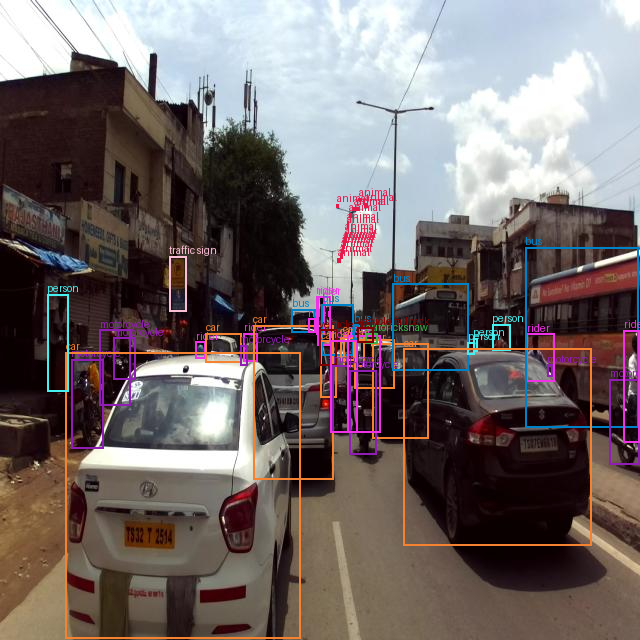
#> input picture reports/visual_audit/class_00_animal.png, 640 x 640 px
$ python -i viewer.py   (imports and definitions only)
#> lines starting #> are read from the running program, lines starting #| are printed output that depends on the picture; after the words box and inside, x2 and y2 are one past the last pixel; in counts of white or black regions, pixels touching at a corner belong together
#> further down, picture is the input picture: shape (640, 640, 3); mean B, G, R 104.7, 105.1, 115.2
"""LiveViewer — watch the pipeline work: boxes, distance, depth and subtitles.

Plugs into Pipeline(on_frame=viewer). Per frame it draws, on the video:
  * a box per tracked object: class, track id, confidence, distance bucket, zone,
    movement; boxes that are close AND inside the "in your path" band turn red;
  * faint guide lines for the left / ahead / right zones and the in-path band;
  * a depth inset (red = close, blue = far; press 'd' for a full overlay);
  * a HUD (fps, YOLO ms, tracks, depth source) and bottom subtitles of what is
    being SPOKEN (shown when the audio starts, via tts.on_play).
Keys: q / Esc quit, d depth overlay, p pause.  Optional --record writes an .mp4.

`render()` is pure (no window) so it is unit-testable; the window is only opened
by __call__ when show=True. Must run on the main thread (macOS Cocoa).
"""
from __future__ import annotations

import collections
import time
from typing import Optional

import cv2
import numpy as np

_LEVEL_COLOR = {"CRITICAL": (60, 60, 255), "HIGH": (0, 140, 255),
                "MEDIUM": (0, 200, 255), "LOW": (240, 240, 240)}
_GROUP_COLOR = {   # BGR
    "road": (255, 200, 0),          # person, vehicles, bicycle
    "furniture": (80, 200, 80),     # chair table couch bed bench
    "item": (0, 215, 255),          # everything small
}
_ROAD = {"person", "car", "motorcycle", "bus", "truck", "autorickshaw", "bicycle"}
_FURN = {"chair", "table", "couch", "bed", "bench"}
_LEVEL_SHORT = {"CRITICAL": "CRIT", "HIGH": "HIGH", "MEDIUM": "MED", "LOW": "LOW"}
_CLOSE = ("very_near", "near")
_HOLD_S = 1.5       # keep the last boxes this long if YOLO has not refreshed them


def _group(name: str) -> str:
    return "road" if name in _ROAD else "furniture" if name in _FURN else "item"


class LiveViewer:
    def __init__(self, spatial_cfg=None, safety_cfg=None, depth_label: str = "mock",
                 voice_label: str = "silent", show: bool = True,
                 record: Optional[str] = None, record_fps: float = 15.0,
                 title: str = "LensVoice", max_size: tuple[int, int] = (1280, 860)):
        self.spatial, self.safety = spatial_cfg, safety_cfg
        self.depth_label, self.voice_label = depth_label, voice_label
        self.show, self.record_path, self.record_fps = show, record, record_fps
        self.title, self.max_w, self.max_h = title, *max_size
        self.objs: list = []                       # [(DetectedObject, ObjectState|None)]
        self._objs_t = 0.0
        self.depth: Optional[np.ndarray] = None
        self.subs: collections.deque = collections.deque(maxlen=4)   # (t_start, level, text)
        self.show_depth = False
        self._writer = None
        self._win = False
        self._times: collections.deque = collections.deque(maxlen=30)
        self._info: dict = {}
        self.on_summary = None                      # () -> None, called on key 's' (scene summary)
        self.lag_fn = None                          # () -> last voice lag in ms (or None)

    # -- inputs -----------------------------------------------------------------
    # [21 lines left out: functions on_spoken, __call__, not called in this run]

    # -- drawing ------------------------------------------------------------------
    def render(self, image: np.ndarray, now: Optional[float] = None) -> np.ndarray:
        now = time.monotonic() if now is None else now
        out = image.copy()
        h, w = out.shape[:2]
#> h = 640; w = 640
        k = max(0.5, max(h, w) / 1100.0)                 # text/line scale from resolution
#> k = 0.582
        th = max(1, int(round(1.5 * k)))
#> th = 1

        if self.show_depth and self.depth is not None:
            out = cv2.addWeighted(out, 0.45, self._colormap(self.depth, (w, h)), 0.55, 0)

        self._guides(out, k)
        if now - self._objs_t <= _HOLD_S:
            for det, st in self.objs:
                self._box(out, det, st, k, th)
        if self.depth is not None and not self.show_depth:
            self._inset(out, k)
        self._hud(out, k)
        self._subtitles(out, now, k)

        scale = min(self.max_w / w, self.max_h / h, 1.0)
        if scale < 1.0:
            out = cv2.resize(out, (int(w * scale), int(h * scale)), interpolation=cv2.INTER_AREA)
        return out

    # [4 lines left out: function _colormap, not called in this run]

    def _text(self, img, txt, org, k, color=(255, 255, 255), bg=(0, 0, 0), alpha=0.6, scale=0.55):
        font, s, th = cv2.FONT_HERSHEY_SIMPLEX, scale * k, max(1, int(round(k)))
        (tw, tht), base = cv2.getTextSize(txt, font, s, th)
        x, y = org
        x, y = max(0, min(x, img.shape[1] - tw - 6)), max(tht + 6, y)
        ov = img.copy()
        cv2.rectangle(ov, (x - 3, y - tht - 4), (x + tw + 3, y + base + 2), bg, -1)
        cv2.addWeighted(ov, alpha, img, 1 - alpha, 0, img)
        cv2.putText(img, txt, (x, y), font, s, color, th, cv2.LINE_AA)
        return tht + base + 8

    def _guides(self, img, k):
#> called with k = 0.582
        h, w = img.shape[:2]
#> h = 640; w = 640
        lb = getattr(self.spatial, "left_boundary", 0.333)
        rb = getattr(self.spatial, "right_boundary", 0.666)
        band = getattr(self.safety, "center_band", 0.5)
        ov = img.copy()
        for fx in (lb, rb):
            cv2.line(ov, (int(fx * w), 0), (int(fx * w), h), (255, 255, 255), 1)
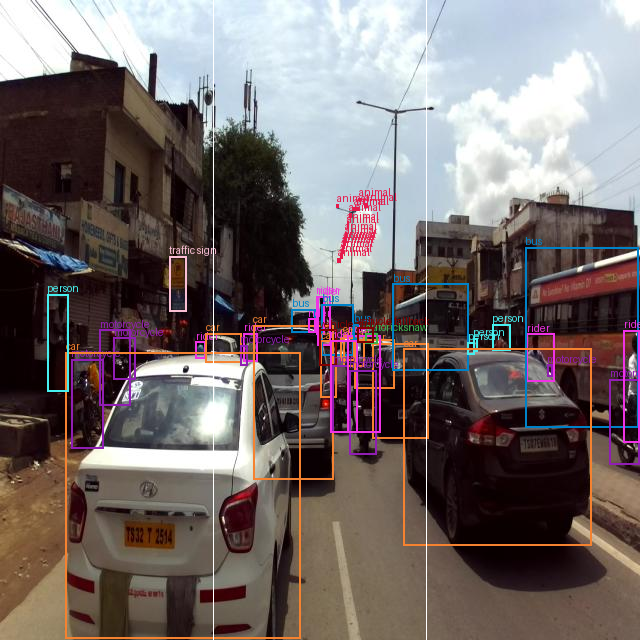
#> ov: shape (640, 640, 3); 0.31% of pixels changed, all inside (x1, y1, x2, y2) = (213, 0, 427, 640)
        x0, x1 = int((0.5 - band / 2) * w), int((0.5 + band / 2) * w)
#> x0 = 160; x1 = 480
        cv2.rectangle(ov, (x0, 0), (x1, h - 1), (0, 255, 255), 1)
        cv2.addWeighted(ov, 0.25, img, 0.75, 0, img)
        for fx, name in ((lb / 2, "left"), (0.5, "ahead"), ((1 + rb) / 2, "right")):
            cv2.putText(img, name, (int(fx * w) - int(18 * k), int(h * 0.11)),
                        cv2.FONT_HERSHEY_SIMPLEX, 0.4 * k, (200, 200, 200), 1, cv2.LINE_AA)
#> img: shape (640, 640, 3); mean B, G, R 104.7, 105.3, 115.5

    # [39 lines left out: functions _in_path, _box, _inset, not called in this run]

    def _hud(self, img, k):
        i = self._info
        t = self._times
        fps = (len(t) - 1) / (t[-1] - t[0]) if len(t) > 1 and t[-1] > t[0] else 0.0
        parts = [f"{fps:4.1f} fps"]
        if i.get("yolo_ms") is not None:
            parts.append(f"YOLO {i['yolo_ms']:.0f} ms")
        parts += [f"objects {len(self.objs)}", f"depth: {self.depth_label}", f"voice: {self.voice_label}"]
        lag = self.lag_fn() if self.lag_fn else None
        if lag is not None:
            parts.append(f"voice lag {lag / 1000:.1f}s")
        self._text(img, " | ".join(parts), (8, int(34 * k)), k, scale=0.5)
#> in _text, `font, s, th = cv2.FONT_HERSHEY_SIMPLEX, scale * k, max(1, int(round(k)))`: font = 0; s = 0.291; th = 1
#> in _text, `(tw, tht), base = cv2.getTextSize(txt, font, s, th)`: tw = 229; tht = 7; base = 3
#> in _text, `x, y = max(0, min(x, img.shape[1] - tw - 6)), max(tht + 6, y)`: x = 8; y = 19
#> in _text, `cv2.rectangle(ov, (x - 3, y - tht - 4), (x + tw + 3, y + base + 2), bg..`:
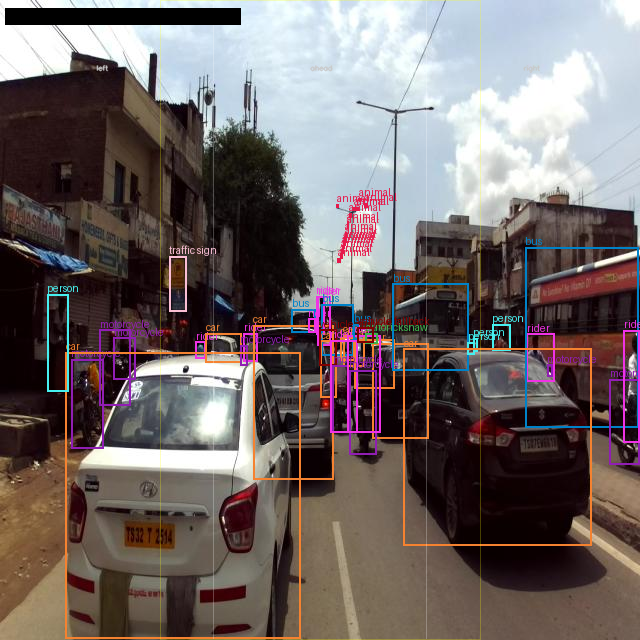
#> ov: shape (640, 640, 3); mean B, G, R 102.3, 102.9, 113.2
#> in _text, `cv2.putText(img, txt, (x, y), font, s, color, th, cv2.LINE_AA)`:
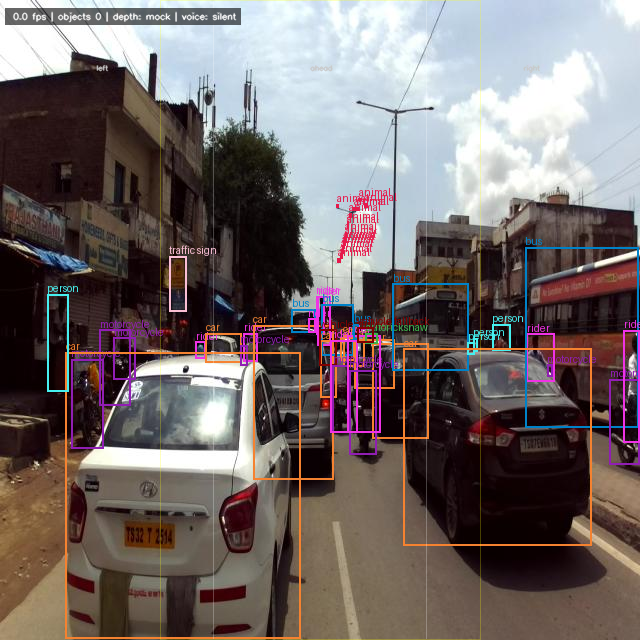
#> img: shape (640, 640, 3); mean B, G, R 103.4, 104.1, 114.3
        h = img.shape[0]
#> h = 640
        self._text(img, "q quit   d depth   s summary   p pause", (8, h - int(10 * k)), k, scale=0.4, alpha=0.4,
                   color=(200, 200, 200))
#> call 2 of _text, with txt = 'q quit   d depth   s summary   p pause', org = (8, 635), k = 0.582, color = (200, 200, 200), bg = (0, 0, 0), alpha = 0.4, scale = 0.4
#> in _text (call 2), `font, s, th = cv2.FONT_HERSHEY_SIMPLEX, scale * k, max(1, int(round(k)))`: s = 0.233
#> in _text (call 2), `(tw, tht), base = cv2.getTextSize(txt, font, s, th)`: tw = 155; tht = 6
#> in _text (call 2), `x, y = max(0, min(x, img.shape[1] - tw - 6)), max(tht + 6, y)`: y = 635
#> in _text (call 2), `cv2.rectangle(ov, (x - 3, y - tht - 4), (x + tw + 3, y + base + 2), bg..`:
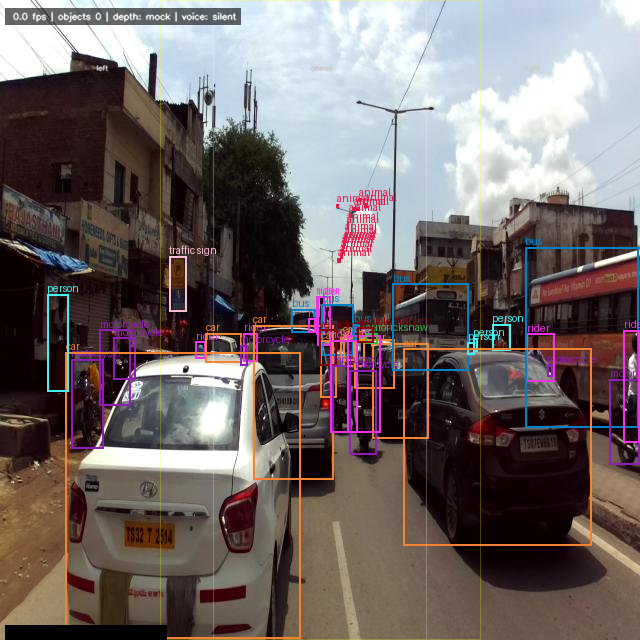
#> ov: shape (640, 640, 3); 0.59% of pixels changed, all inside (x1, y1, x2, y2) = (5, 625, 167, 640)
#> in _text (call 2), `cv2.putText(img, txt, (x, y), font, s, color, th, cv2.LINE_AA)`:
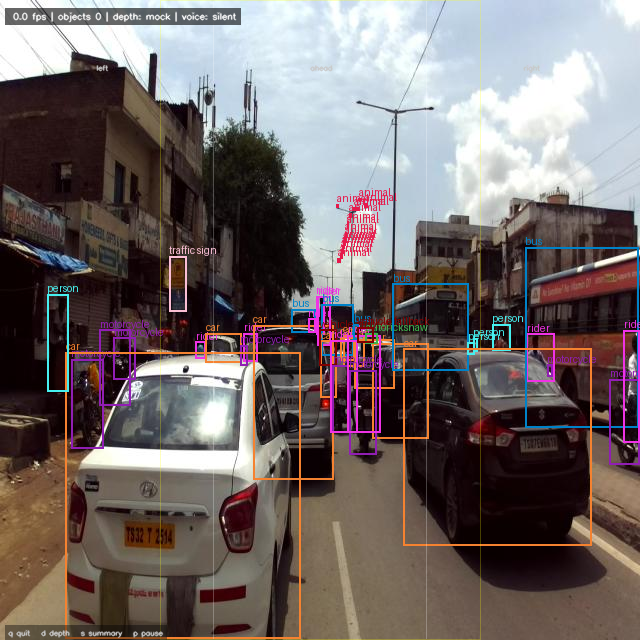
#> img: shape (640, 640, 3); mean B, G, R 103.4, 104, 114.1

    def _subtitles(self, img, now, k):
#> called with now = 642.2, k = 0.582
        h, w = img.shape[:2]
#> h = 640; w = 640
        y = h - int(46 * k)
#> y = 614
        for t, level, text in reversed(list(self.subs)):
            age = now - t
            life = max(3.0, 0.09 * len(text) + 1.5)
            if age > life:
                continue
            fade = 1.0 if age < life - 1.0 else max(0.0, life - age)
            col = _LEVEL_COLOR.get(level, (255, 255, 255))
            self._text(img, f"{_LEVEL_SHORT.get(level, level[:4])}  {text}", (int(0.04 * w), y), k, color=col, bg=(0, 0, 0),
                       alpha=0.65 * fade + 0.05, scale=0.8 if level == "CRITICAL" else 0.7)
            y -= int(38 * k)
            if y < h * 0.6:
                break
#> after the loop, y = 614

    # -- window / recording --------------------------------------------------------
    # [35 lines left out: functions _show, _write, close, not called in this run]


__all__ = ["LiveViewer"]

>>> import cv2
>>> picture = cv2.imread('../../../reports/visual_audit/class_00_animal.png')
>>> result = LiveViewer().render(picture)

$ run again, on reports/visual_audit/class_01_autorickshaw.png
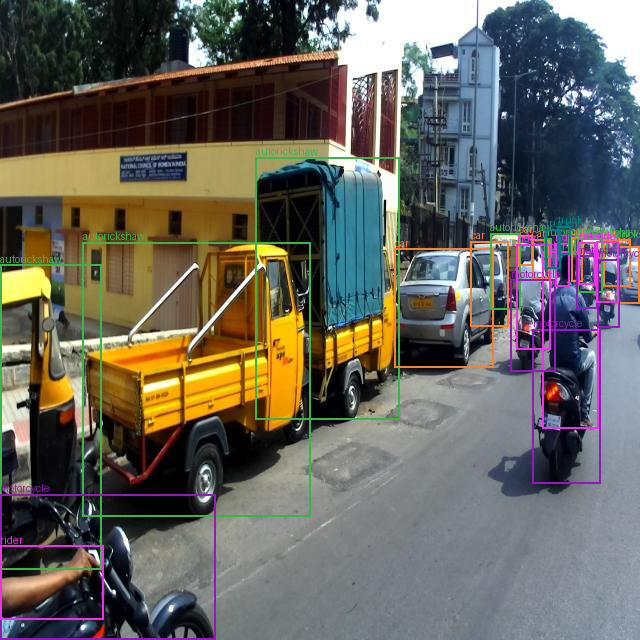
#> input picture reports/visual_audit/class_01_autorickshaw.png, 640 x 640 px
#> picture is the input picture: shape (640, 640, 3); mean B, G, R 92.1, 99.9, 101.9
#> after the loop in _guides, `for fx, name in ((lb / 2, "left"), (0.5, "ahead"), ((1 + rb) / 2, "rig..`:
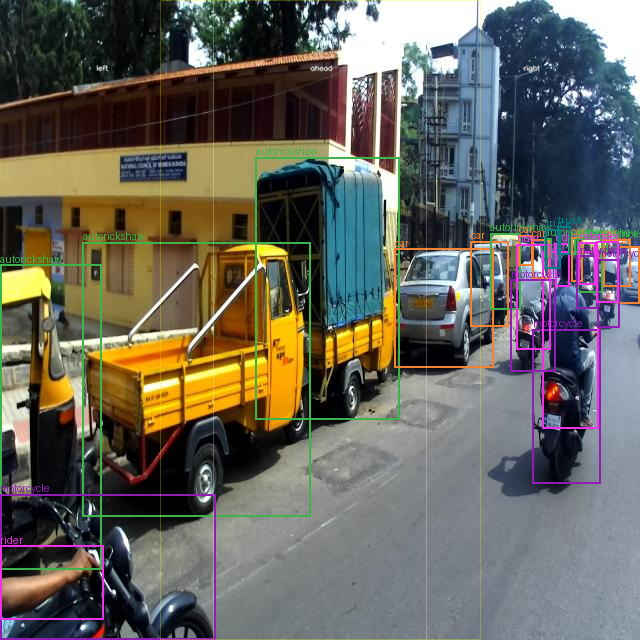
#> img: shape (640, 640, 3); mean B, G, R 92.1, 100.2, 102.2
#> in _text, `font, s, th = cv2.FONT_HERSHEY_SIMPLEX, scale * k, max(1, int(round(k)))`: font = 0; s = 0.291; th = 1
#> tw = 229; tht = 7; base = 3
#> in _text, `x, y = max(0, min(x, img.shape[1] - tw - 6)), max(tht + 6, y)`: x = 8; y = 19
#> s = 0.233
#> tw = 155; tht = 6
#> in _text (call 2), `x, y = max(0, min(x, img.shape[1] - tw - 6)), max(tht + 6, y)`: y = 635
#> in _text (call 2), `cv2.putText(img, txt, (x, y), font, s, color, th, cv2.LINE_AA)`:
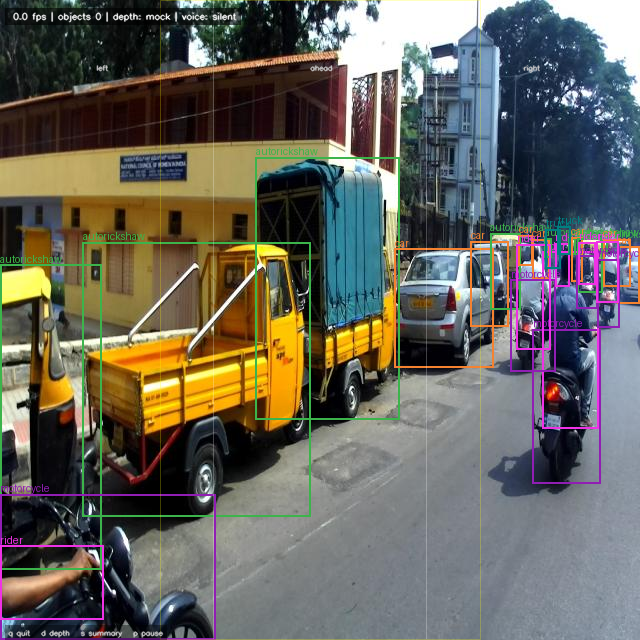
#> img: shape (640, 640, 3); mean B, G, R 92.1, 100.2, 102.3
#> after the loop in _subtitles, `for t, level, text in reversed(list(self.subs)):`: y = 614

$ run again, on reports/visual_audit/class_02_bicycle.png
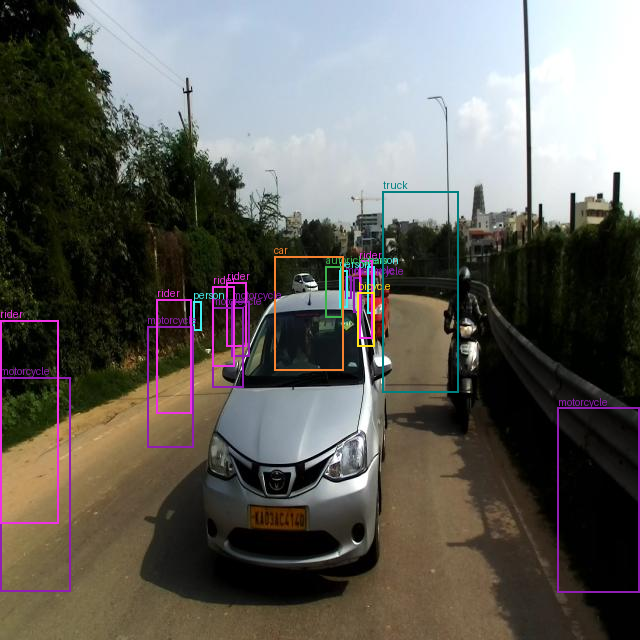
#> input picture reports/visual_audit/class_02_bicycle.png, 640 x 640 px
#> picture is the input picture: shape (640, 640, 3); mean B, G, R 91.5, 96.9, 98.8
#> after the loop in _guides, `for fx in (lb, rb):`:
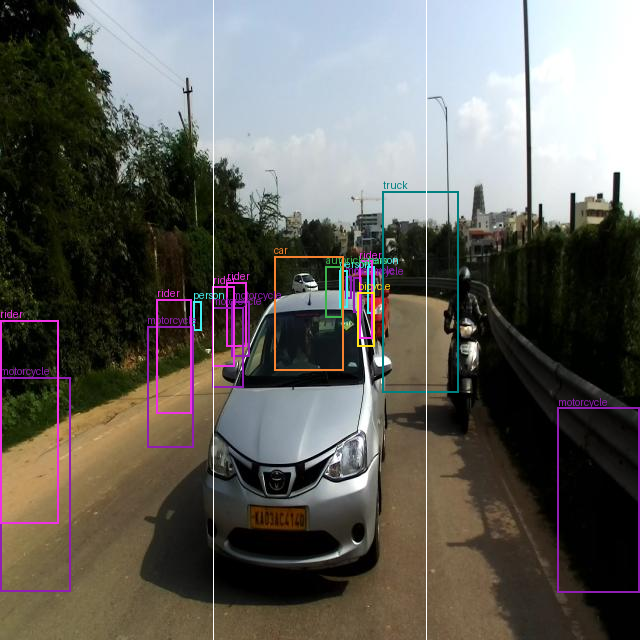
#> ov: shape (640, 640, 3); 0.31% of pixels changed, all inside (x1, y1, x2, y2) = (213, 0, 427, 640)
#> in _text, `font, s, th = cv2.FONT_HERSHEY_SIMPLEX, scale * k, max(1, int(round(k)))`: font = 0; s = 0.291; th = 1
#> tw = 229; tht = 7; base = 3
#> in _text, `x, y = max(0, min(x, img.shape[1] - tw - 6)), max(tht + 6, y)`: x = 8; y = 19
#> s = 0.233
#> tw = 155; tht = 6
#> in _text (call 2), `x, y = max(0, min(x, img.shape[1] - tw - 6)), max(tht + 6, y)`: y = 635
#> in _text (call 2), `cv2.putText(img, txt, (x, y), font, s, color, th, cv2.LINE_AA)`:
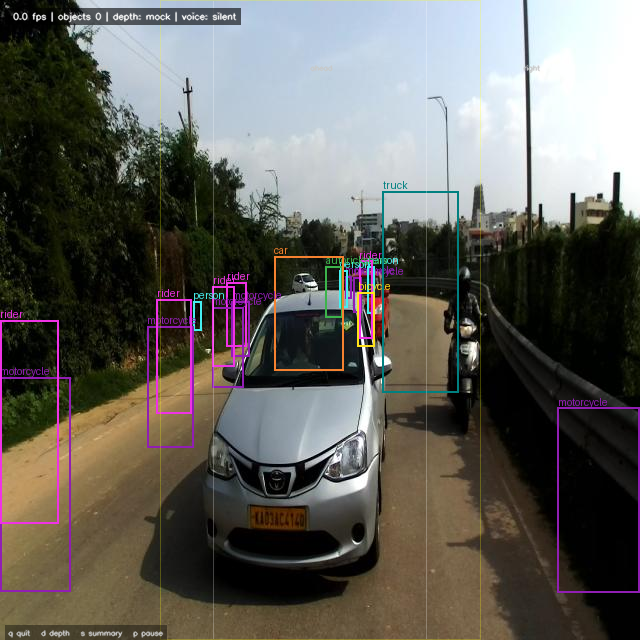
#> img: shape (640, 640, 3); mean B, G, R 90.7, 96.4, 98.4
#> after the loop in _subtitles, `for t, level, text in reversed(list(self.subs)):`: y = 614

$ run again, on reports/visual_audit/class_03_bus.png
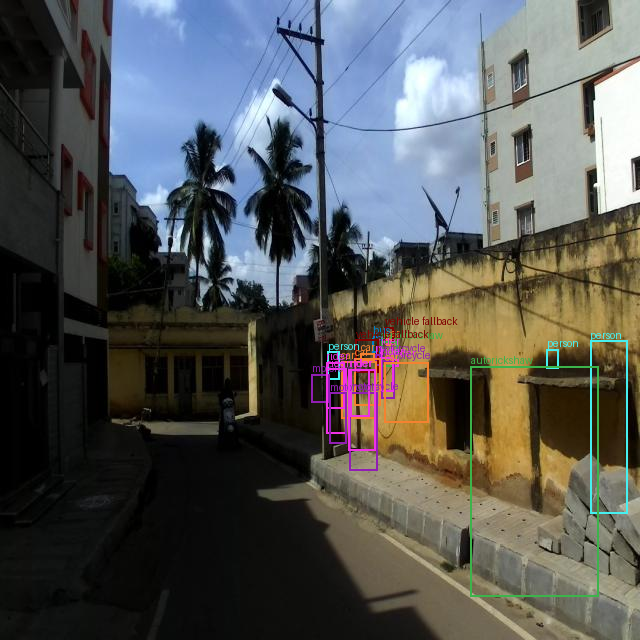
#> input picture reports/visual_audit/class_03_bus.png, 640 x 640 px
#> picture is the input picture: shape (640, 640, 3); mean B, G, R 85, 86.3, 84.6
#> after the loop in _guides, `for fx in (lb, rb):`:
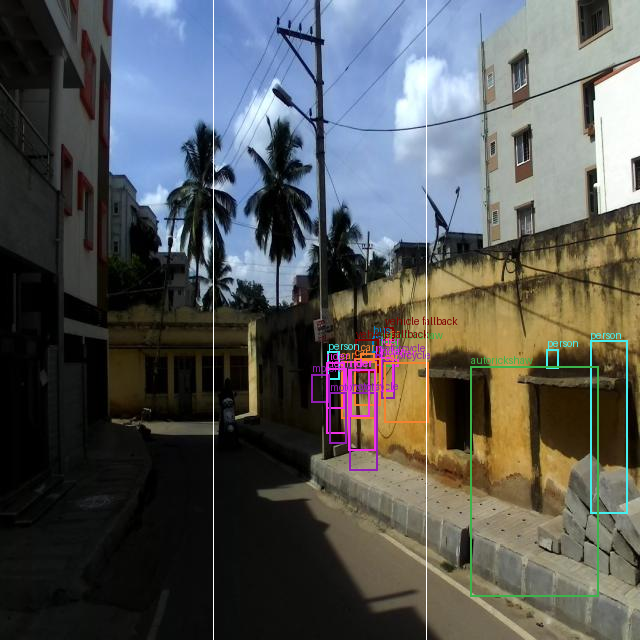
#> ov: shape (640, 640, 3); 0.31% of pixels changed, all inside (x1, y1, x2, y2) = (213, 0, 427, 640)
#> in _text, `font, s, th = cv2.FONT_HERSHEY_SIMPLEX, scale * k, max(1, int(round(k)))`: font = 0; s = 0.291; th = 1
#> tw = 229; tht = 7; base = 3
#> in _text, `x, y = max(0, min(x, img.shape[1] - tw - 6)), max(tht + 6, y)`: x = 8; y = 19
#> s = 0.233
#> tw = 155; tht = 6
#> in _text (call 2), `x, y = max(0, min(x, img.shape[1] - tw - 6)), max(tht + 6, y)`: y = 635
#> in _text (call 2), `cv2.putText(img, txt, (x, y), font, s, color, th, cv2.LINE_AA)`:
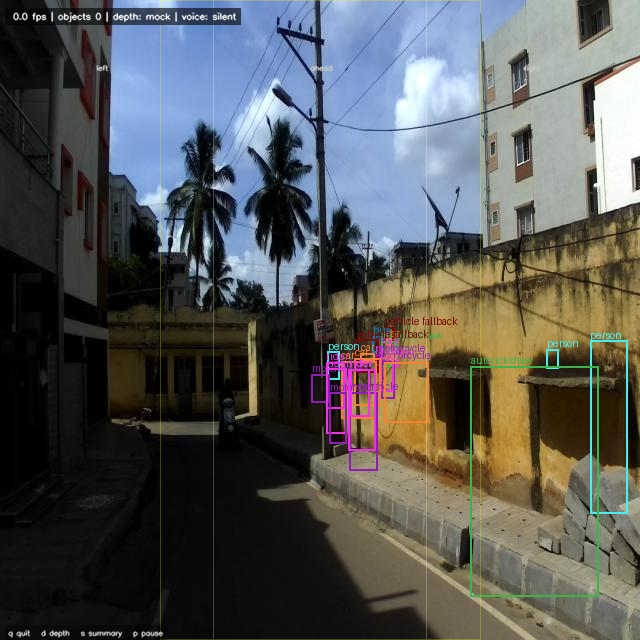
#> img: shape (640, 640, 3); mean B, G, R 84.6, 86.4, 84.9
#> after the loop in _subtitles, `for t, level, text in reversed(list(self.subs)):`: y = 614
